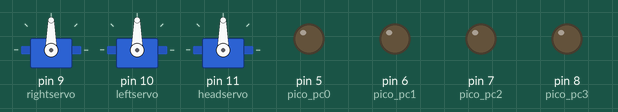
The sketch below on a simulated Arduino Uno, built with avr-gcc and run on an emulated ATmega328P. Shown: 3 × servo, output pins drawn as LEDs (lit = HIGH). Pins used as bus, display or sensor lines are not drawn.

Above: at 0.1 s.
At 10.3 s:
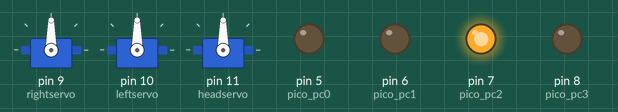
At 17.88 s:
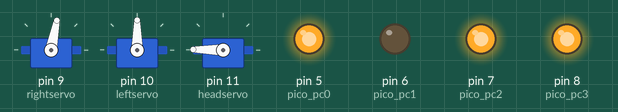
At 18.7 s:
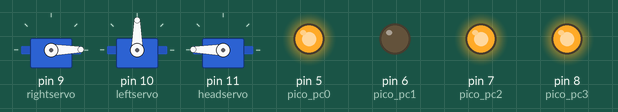
Timing chart, 0 to 20.2 s (numbered marks = the images above):
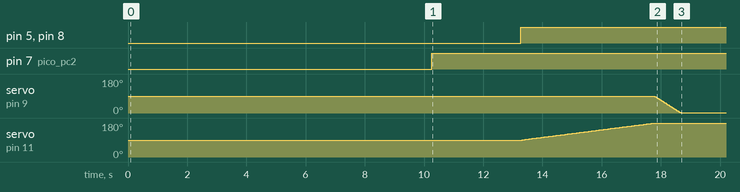

Measured:
- by itself, pin 5 (pico_pc0), pin 8 (pico_pc3): LOW → HIGH at 13.3 s
- by itself, pin 7 (pico_pc2): LOW → HIGH at 10.3 s
- by itself, servo on pin 9 (rightservo): moves from 90° to 1° over 0.89 s
- by itself, servo on pin 11 (headservo): moves from 90° to 179° over 4.4 s

The sketch:

sketch_feb23a.ino
```cpp
#include <Servo.h>

//servo
Servo rightservo;	//D9
Servo leftservo;	//D10
Servo headservo;	//D11

//LED(RGB)
const int LED_color[] = {0,1,2};	//R:D1 G:D1 B:D2
const int LED_cathode[] ={12,13};	//右:12 左:13

//AquesTalkpico
#define pico_sleep	3	//D3
#define pico_reset	4	//D4
#define pico_pc0	5	//D5
#define pico_pc1	6	//D6
#define pico_pc2	7	//D7
#define pico_pc3	8	//D8

int nowangle_right=90;
int nowangle_left=90;
int nowangle_head=90;

void slow_right(int ang){
	int i;
	if(nowangle_right < ang){
		for(i=nowangle_right; i<ang; i++){
			rightservo.write(i);
			delay(10);
		}
	}else{
		for(i=nowangle_right; i>ang; i--){
			rightservo.write(i);
			delay(10);
		}
	}
	nowangle_right = ang;
}

void slow_left(int ang){
	int i;
	if(nowangle_left < ang){
		for(i=nowangle_left; i<ang; i++){
			leftservo.write(i);
			delay(100);
		}
	}else{
		for(i=nowangle_left; i>ang; i--){
			leftservo.write(i);
			delay(100);
		}
	}
	nowangle_left = ang;
}

void slow_head(int ang){
	int i;
	if(nowangle_head < ang){
		for(i=nowangle_head; i<ang; i++){
			headservo.write(i);
			delay(50);
		}
	}else{
		for(i=nowangle_head; i>ang; i--){
			headservo.write(i);
			delay(50);
		}
	}
	nowangle_head = ang;
}

void pico_ms00(){
	digitalWrite(pico_pc3, LOW);	//0000:しゃべらない
	digitalWrite(pico_pc2, LOW);
	digitalWrite(pico_pc1, LOW);
	digitalWrite(pico_pc0, LOW);
}

void pico_ms01(){
	digitalWrite(pico_pc3, LOW);	//0001:あれあれ、どうしました
	digitalWrite(pico_pc2, LOW);
	digitalWrite(pico_pc1, LOW);
	digitalWrite(pico_pc0, HIGH);
}

void pico_ms02(){
	digitalWrite(pico_pc3, LOW);	//0010:私に何でも聞いてくださいね
	digitalWrite(pico_pc2, LOW);
	digitalWrite(pico_pc1, HIGH);
	digitalWrite(pico_pc0, LOW);
}

void pico_ms03(){
	digitalWrite(pico_pc3, LOW);	//0011:私とお話ししませんか
	digitalWrite(pico_pc2, LOW);
	digitalWrite(pico_pc1, HIGH);
	digitalWrite(pico_pc0, HIGH);
}

void pico_ms04(){
	digitalWrite(pico_pc3, LOW);	//0100:ダンボーとよんでください
	digitalWrite(pico_pc2, HIGH);
	digitalWrite(pico_pc1, LOW);
	digitalWrite(pico_pc0, LOW);
}

void pico_ms05(){
	digitalWrite(pico_pc3, LOW);	//0101:明日はいいことありますよ
	digitalWrite(pico_pc2, HIGH);
	digitalWrite(pico_pc1, LOW);
	digitalWrite(pico_pc0, HIGH);
}

void pico_ms06(){
	digitalWrite(pico_pc3, LOW);	//0110:そう気を落とさないでください
	digitalWrite(pico_pc2, HIGH);
	digitalWrite(pico_pc1, HIGH);
	digitalWrite(pico_pc0, LOW);
}

void pico_ms07(){
	digitalWrite(pico_pc3, LOW);	//0111:おやつの時間です
	digitalWrite(pico_pc2, HIGH);
	digitalWrite(pico_pc1, HIGH);
	digitalWrite(pico_pc0, HIGH);
}

void pico_ms08(){
	digitalWrite(pico_pc3, HIGH);	//1000:月がきれいですね
	digitalWrite(pico_pc2, LOW);
	digitalWrite(pico_pc1, LOW);
	digitalWrite(pico_pc0, LOW);
}

void pico_ms09(){
	digitalWrite(pico_pc3, HIGH);	//1001:おやすみなさい、よい夢を
	digitalWrite(pico_pc2, LOW);
	digitalWrite(pico_pc1, LOW);
	digitalWrite(pico_pc0, HIGH);
}

void pico_ms10(){
	digitalWrite(pico_pc3, HIGH);	//1010:いたいのいたいの、とんでいけ
	digitalWrite(pico_pc2, LOW);
	digitalWrite(pico_pc1, HIGH);
	digitalWrite(pico_pc0, LOW);
}

void pico_ms11(){
	digitalWrite(pico_pc3, HIGH);	//1011:優しく触ってください
	digitalWrite(pico_pc2, LOW);
	digitalWrite(pico_pc1, HIGH);
	digitalWrite(pico_pc0, HIGH);
}

void pico_ms12(){
	digitalWrite(pico_pc3, HIGH);	//1100:心配いりませんよ、任せてください
	digitalWrite(pico_pc2, HIGH);
	digitalWrite(pico_pc1, LOW);
	digitalWrite(pico_pc0, LOW);
}

void pico_ms13(){
	digitalWrite(pico_pc3, HIGH);	//1101:あなたの名前はなんですか
	digitalWrite(pico_pc2, HIGH);
	digitalWrite(pico_pc1, LOW);
	digitalWrite(pico_pc0, HIGH);
}

void pico_ms14(){
	digitalWrite(pico_pc3, HIGH);	//1110:一緒にチョコレート食べませんか
	digitalWrite(pico_pc2, HIGH);
	digitalWrite(pico_pc1, HIGH);
	digitalWrite(pico_pc0, LOW);
}

void pico_ms15(){
	digitalWrite(pico_pc3, HIGH);	//1111:発声無し
	digitalWrite(pico_pc2, HIGH);
	digitalWrite(pico_pc1, HIGH);
	digitalWrite(pico_pc0, HIGH);
}

void setup(){

	rightservo.attach(9);	//右腕	D9
	leftservo.attach(10);	//左腕	D10
	headservo.attach(11);	//頭		D11

	pinMode(pico_reset, OUTPUT);
	pinMode(pico_pc3, OUTPUT);
	pinMode(pico_pc2, OUTPUT);
	pinMode(pico_pc1, OUTPUT);
	pinMode(pico_pc0, OUTPUT);	//pico_pcとresetは出力とする(プルアップ)

	for(int i=0; i<3; i++){
		pinMode(LED_color, OUTPUT);	//LED_colorは出力
	}
	for(int i=0; i<2; i++){
		pinMode(LED_cathode, OUTPUT);	//LED_cathodeは出力
	}


digitalWrite(pico_sleep, LOW);	//スリープ状態
	delay(100);
	digitalWrite(pico_reset, LOW);
	delay(80);
	digitalWrite(pico_reset, HIGH);		//リセット
	delay(80);


	//気を付け
	slow_head(90);
	slow_right(90);
	slow_left(90);
	delay(10000);


	//挨拶
	pico_ms04();
	delay(3000);
	pico_ms13();
	slow_head(180);	//顔左
	slow_right(0);	//右手前に
	delay(30000);

	//気を付け
	slow_head(90);
	slow_right(90);
	slow_left(90);
	delay(30000);

	//お話お誘い
	pico_ms03();
	slow_head(180);
	slow_right(180);		//ばんざい
	slow_left(0);
	delay(30000);


	//気を付けして止まる
	slow_head(90);
	delay(30000);
	rightservo.detach();
	leftservo.detach();
	headservo.detach();

	//ダイナミック点灯


}


void loop() {


}
```
